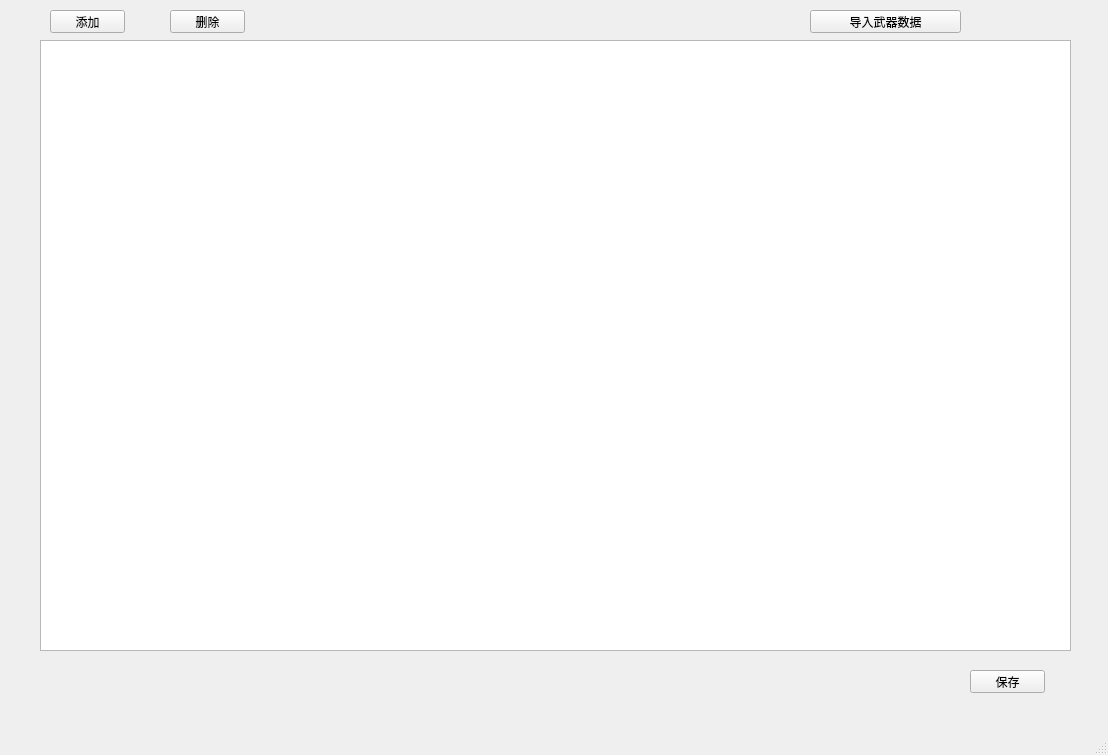
<?xml version="1.0" encoding="UTF-8"?>
<ui version="4.0">
 <class>moduleEditorWindow</class>
 <widget class="QMainWindow" name="moduleEditorWindow">
  <property name="geometry">
   <rect>
    <x>0</x>
    <y>0</y>
    <width>1108</width>
    <height>755</height>
   </rect>
  </property>
  <property name="windowTitle">
   <string>武器模组编辑器</string>
  </property>
  <widget class="QWidget" name="centralwidget">
   <widget class="QPushButton" name="saveButton">
    <property name="geometry">
     <rect>
      <x>970</x>
      <y>670</y>
      <width>75</width>
      <height>23</height>
     </rect>
    </property>
    <property name="text">
     <string>保存</string>
    </property>
   </widget>
   <widget class="QPushButton" name="addButton">
    <property name="geometry">
     <rect>
      <x>50</x>
      <y>10</y>
      <width>75</width>
      <height>23</height>
     </rect>
    </property>
    <property name="whatsThis">
     <string>在所选的最后一行之后添加一行数据</string>
    </property>
    <property name="text">
     <string>添加</string>
    </property>
   </widget>
   <widget class="QTableView" name="attrTableView">
    <property name="geometry">
     <rect>
      <x>40</x>
      <y>40</y>
      <width>1031</width>
      <height>611</height>
     </rect>
    </property>
   </widget>
   <widget class="QPushButton" name="deleteButton">
    <property name="geometry">
     <rect>
      <x>170</x>
      <y>10</y>
      <width>75</width>
      <height>23</height>
     </rect>
    </property>
    <property name="whatsThis">
     <string>删除所有选中的行</string>
    </property>
    <property name="text">
     <string>删除</string>
    </property>
   </widget>
   <widget class="QPushButton" name="importWeapButton">
    <property name="geometry">
     <rect>
      <x>810</x>
      <y>10</y>
      <width>151</width>
      <height>23</height>
     </rect>
    </property>
    <property name="whatsThis">
     <string>导入使用所编辑模块的装备文件</string>
    </property>
    <property name="text">
     <string>导入武器数据</string>
    </property>
   </widget>
  </widget>
  <widget class="QMenuBar" name="menubar">
   <property name="geometry">
    <rect>
     <x>0</x>
     <y>0</y>
     <width>1108</width>
     <height>23</height>
    </rect>
   </property>
  </widget>
  <widget class="QStatusBar" name="statusbar"/>
 </widget>
 <resources/>
 <connections/>
</ui>
